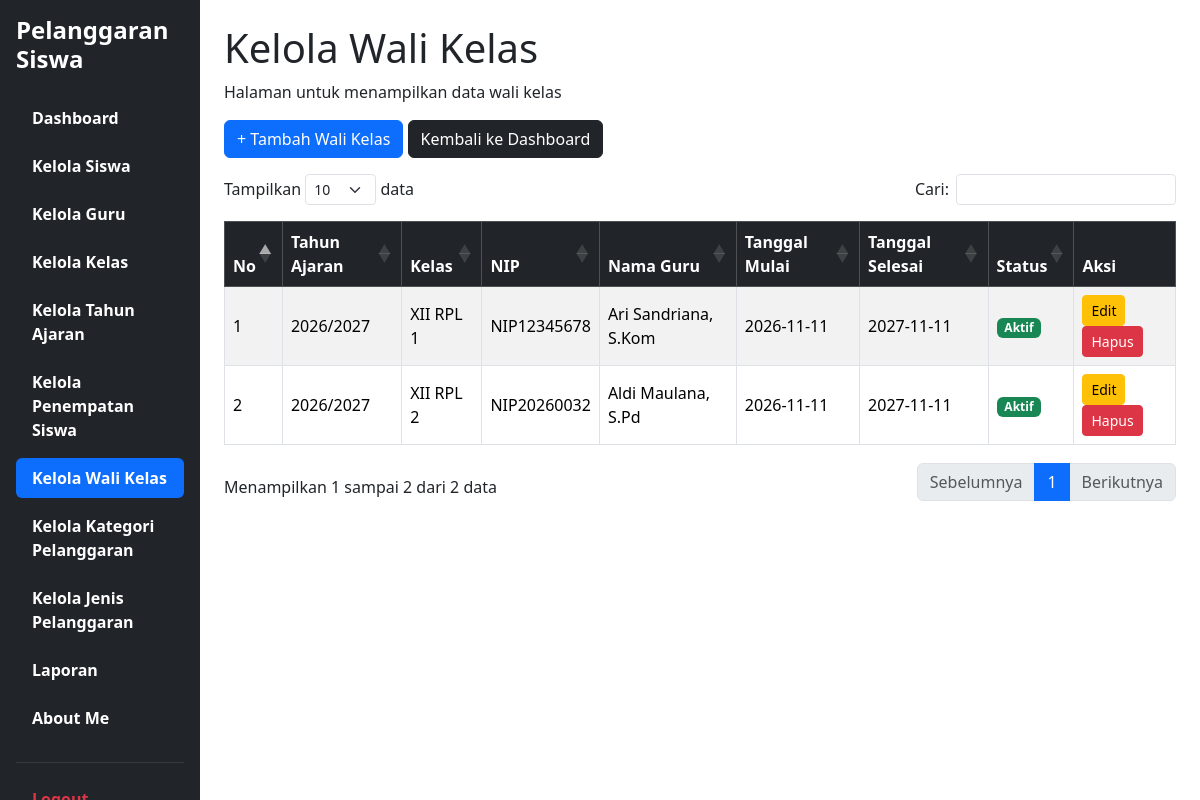
The app's page /Kelola_Wali_Kelas.php (signed in) with its own data.
### tables this page shows
CREATE TABLE `t_wali_kelas` (
  `id` int(11) NOT NULL,
  `tahun_ajaran_id` int(11) DEFAULT NULL,
  `kelas_id` int(11) DEFAULT NULL,
  `guru_id` int(11) DEFAULT NULL,
  `tanggal_mulai` date NOT NULL,
  `tanggal_selesai` date NOT NULL,
  `status_aktif` tinyint(1) NOT NULL,
  `created_at` timestamp NOT NULL DEFAULT current_timestamp() ON UPDATE current_timestamp(),
  `updated_at` timestamp NOT NULL DEFAULT current_timestamp()
);

CREATE TABLE `t_tahun_ajaran` (
  `id` int(11) NOT NULL,
  `nama` varchar(20) DEFAULT NULL,
  `tanggal_mulai` date NOT NULL,
  `tanggal_selesai` date NOT NULL,
  `status_aktif` tinyint(1) NOT NULL,
  `created_at` timestamp NOT NULL DEFAULT current_timestamp(),
  `updated_at` timestamp NOT NULL DEFAULT current_timestamp()
);

CREATE TABLE `t_kelas` (
  `id` int(11) NOT NULL,
  `nama` varchar(100) DEFAULT NULL,
  `tingkat` varchar(20) NOT NULL,
  `jurusan` varchar(100) NOT NULL,
  `tahun_ajaran_id` int(11) DEFAULT NULL,
  `status_aktif` tinyint(1) NOT NULL,
  `created_at` timestamp NOT NULL DEFAULT current_timestamp(),
  `updated_at` timestamp NOT NULL DEFAULT current_timestamp()
);

CREATE TABLE `t_guru` (
  `id` int(11) NOT NULL,
  `nip` varchar(30) NOT NULL,
  `nama` varchar(150) DEFAULT NULL,
  `email` varchar(150) NOT NULL,
  `status_aktif` tinyint(1) NOT NULL,
  `user_id` int(11) NOT NULL,
  `created_at` timestamp NOT NULL DEFAULT current_timestamp(),
  `updated_at` timestamp NOT NULL DEFAULT current_timestamp()
);

### Kelola_Wali_Kelas.php (the view, shortened to what this page needs)
<?php
require_once 'config/koneksi.php';
$data = mysqli_query(
    $koneksi,
    "SELECT
        wk.id,
        ta.nama AS tahun_ajaran,
        k.nama AS nama_kelas,
        g.nip,
        g.nama AS nama_guru,
        wk.tanggal_mulai,
        wk.tanggal_selesai,
        wk.status_aktif
    FROM t_wali_kelas wk
    LEFT JOIN t_tahun_ajaran ta ON wk.tahun_ajaran_id = ta.id
    LEFT JOIN t_kelas k ON wk.kelas_id = k.id
    LEFT JOIN t_guru g ON wk.guru_id = g.id
    ORDER BY wk.id ASC"
);
?>
<!DOCTYPE html>
<html lang="id">
<head>
    <link href="https://cdn.jsdelivr.net/npm/bootstrap@5.3.8/dist/css/bootstrap.min.css" rel="stylesheet">
    <link rel="stylesheet" href="https://cdn.datatables.net/1.13.8/css/dataTables.bootstrap5.min.css">
</head>
<body>
<div class="container-fluid">
    <div class="row">
<div class="col-md-3 col-lg-2 bg-dark min-vh-100 p-3 sticky-top" style="top: 0; height: 100vh; overflow-y: auto;">
            <h4 class="text-white fw-bold mb-4 ">
            Pelanggaran Siswa
            </h4>
            <ul class="nav nav-pills flex-column">
                <li class="nav-item mb-2">
                    <a href="dashboard.php" class="nav-link text-white">
                    <h7 class="fw-bold mb-4">Dashboard</h7>
                    </a>
                </li>
                <li class="nav-item mb-2">
                    <a href="Kelola_Siswa.php" class="nav-link text-white">
                    <h7 class="fw-bold mb-4">Kelola Siswa</h7>
                    </a>
                </li>
                <li class="nav-item mb-2">
                    <a href="Kelola_Guru.php" class="nav-link text-white">
                    <h7 class="fw-bold mb-4">Kelola Guru</h7>
                    </a>
                </li>
                <li class="nav-item mb-2">
                    <a href="Kelola_Kelas.php" class="nav-link text-white">
                    <h7 class="fw-bold mb-4">Kelola Kelas</h7>
                    </a>
                </li>
                <li class="nav-item mb-2">
                    <a href="Kelola_Tahun_Ajaran.php" class="nav-link text-white">
                    <h7 class="fw-bold mb-4">Kelola Tahun Ajaran</h7>
                    </a>
                </li>
                <li class="nav-item mb-2">
                    <a href="Kelola_Penempatan_Siswa.php" class="nav-link text-white">
                    <h7 class="fw-bold mb-4">Kelola Penempatan Siswa</h7>
                    </a>
                </li>
                <li class="nav-item mb-2">
                    <a href="Kelola_Wali_Kelas.php" class="nav-link active">
                    <h7 class="fw-bold mb-4">Kelola Wali Kelas</h7>
                    </a>
                </li>
                <li class="nav-item mb-2">
                    <a href="Kelola_Kategori_Pelanggaran.php" class="nav-link text-white">
                    <h7 class="fw-bold mb-4">Kelola Kategori Pelanggaran</h7>
                    </a>
                </li>
                <li class="nav-item mb-2">
                    <a href="Kelola_Jenis_Pelanggaran.php" class="nav-link text-white">
                    <h7 class="fw-bold mb-4">Kelola Jenis Pelanggaran</h7>
                    </a>
                </li>
                <li class="nav-item mb-2">
                    <a href="Laporan.php" class="nav-link text-white">
                    <h7 class="fw-bold mb-4">Laporan</h7>
                    </a>
                </li>
                <li class="nav-item mb-2">
                    <a href="about_me.php" class="nav-link text-white">
                    <h7 class="fw-bold mb-4">About Me</h7>
                    </a>
                </li>
                <hr class="text-secondary">
                <li class="nav-item">
                    <a href="logout.php" class="nav-link text-danger">
                    <h7 class="fw-bold mb-4">Logout</h7>
                    </a>
                </li>
            </ul>
        </div>
        <main class="col-md-9 col-lg-10 p-4">
            <h1>Kelola Wali Kelas</h1>
            <p>Halaman untuk menampilkan data wali kelas</p>
            <div class="mb-3">
                <a href="tambah_wali_kelas.php" class="btn btn-primary">
                   + Tambah Wali Kelas
                </a>
                <a href="dashboard.php" class="btn btn-dark">
                     Kembali ke Dashboard
                </a>
            </div>
            <div class="table-responsive">
                <table id="tabelWaliKelas" class="table table-hover table-striped table-bordered align-middle w-100">
                    <thead class="table-dark">
                        <tr>
                            <th>No</th>
                            <th>Tahun Ajaran</th>
                            <th>Kelas</th>
                            <th>NIP</th>
                            <th>Nama Guru</th>
                            <th>Tanggal Mulai</th>
                            <th>Tanggal Selesai</th>
                            <th>Status</th>
                            <th>Aksi</th>
                        </tr>
                    </thead>
                    <tbody>
                        <?php if (mysqli_num_rows($data) > 0): ?>
                            <?php $no = 1; ?>
                            <?php while ($d = mysqli_fetch_assoc($data)): ?>
                                <tr>
                                    <td><?= $no++ ?></td>
                                    <td><?= htmlspecialchars($d['tahun_ajaran'] ?? '-') ?></td>
                                    <td><?= htmlspecialchars($d['nama_kelas'] ?? '-') ?></td>
                                    <td><?= htmlspecialchars($d['nip'] ?? '-') ?></td>
                                    <td><?= htmlspecialchars($d['nama_guru'] ?? '-') ?></td>
                                    <td><?= htmlspecialchars($d['tanggal_mulai'] ?? '-') ?></td>
                                    <td><?= htmlspecialchars($d['tanggal_selesai'] ?? '-') ?></td>
                                    <td>
                                        <?php if ((int)$d['status_aktif'] === 1): ?>
                                            <span class="badge bg-success">Aktif</span>
                                        <?php else: ?>
                                            <span class="badge bg-secondary">Tidak Aktif</span>
                                        <?php endif; ?>
                                    </td>
                                    <td>
                                        <a href="edit_wali_kelas.php?id=<?= (int)$d['id'] ?>" class="btn btn-warning btn-sm">
                                            Edit
                                        </a>
                                        <form action="hapus_wali_kelas.php" method="POST" class="d-inline" onsubmit="return confirm('Yakin ingin menghapus data wali kelas ini?')">
                                            <button type="submit" class="btn btn-danger btn-sm">
                                                Hapus
                                            </button>
                                        </form>
                                    </td>
                                </tr>
                            <?php endwhile; ?>
                        <?php endif; ?>
                    </tbody>
                </table>
            </div>
        </main>
    </div>
</div>
</body>
</html>

### records on screen
t_wali_kelas: tahun_ajaran.nama "2026/2027", kelas.nama "XII RPL 1", guru.nip "NIP12345678", guru.nama "Ari Sandriana, S.Kom", tanggal_mulai "2026-11-11", tanggal_selesai "2027-11-11", status_aktif "Aktif"
t_wali_kelas: tahun_ajaran.nama "2026/2027", kelas.nama "XII RPL 2", guru.nip "NIP20260032", guru.nama "Aldi Maulana, S.Pd", tanggal_mulai "2026-11-11", tanggal_selesai "2027-11-11", status_aktif "Aktif"
